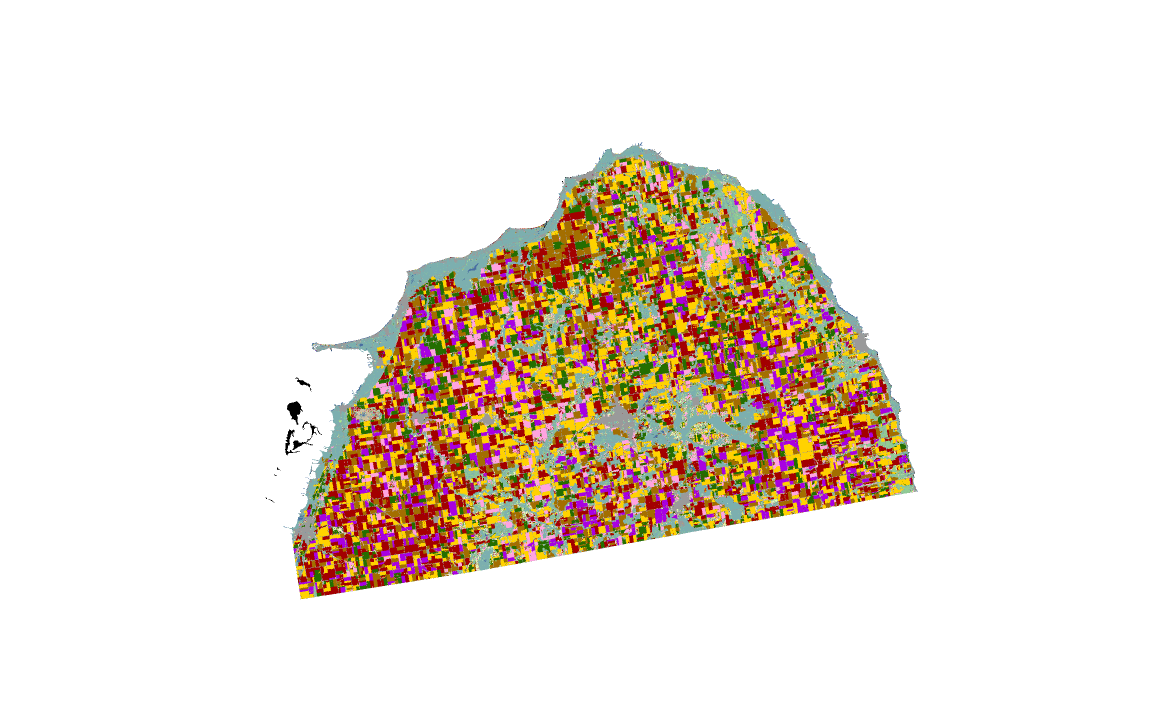
#> input picture discovery/huron_county_full_vector_map.png, 2304 x 1426 px, found by its file name (shown at 1/2 size)
$ jupyter execute --allow-errors overlay_attempt.ipynb
#> lines starting #> are read from the running program, lines starting #| are printed output that depends on the picture
[cell 1]
import rasterio
import numpy as np
import matplotlib.pyplot as plt
from rasterio.plot import show

[cell 2]
cdl_file_path = "2020_30m_cdls_cropped.tif"  # Change this for different years

#> (a cell that did not finish here is left out)

[cell 4]
#Define Grayscale to Label Map
cdl_labels_colors = {
    0: ("Background", (0, 0, 0)),
    1: ("Corn", (255, 255, 0)),
    2: ("Cotton", (255, 192, 203)),
    3: ("Rice", (0, 128, 128)),
    4: ("Sorghum", (255, 165, 0)),
    5: ("Soybeans", (34, 139, 34)),
    6: ("Sunflower", (255, 215, 0)),
    10: ("Peanuts", (205, 133, 63)),
    12: ("Tobacco", (139, 69, 19)),
    14: ("Sweet Corn", (255, 255, 153)),
    21: ("Barley", (189, 183, 107)),
    24: ("Winter Wheat", (154, 205, 50)),
    36: ("Alfalfa", (50, 205, 50)),
    37: ("Other Hay/Non Alfalfa", (85, 107, 47)),
    41: ("Forest", (34, 139, 34)),
    42: ("Deciduous Forest", (0, 100, 0)),
    43: ("Evergreen Forest", (0, 128, 0)),
    46: ("Shrubland", (128, 128, 0)),
    49: ("Grassland/Pasture", (107, 142, 35)),
    52: ("Woody Wetlands", (0, 255, 255)),
    53: ("Herbaceous Wetlands", (102, 205, 170)),
    58: ("Tundra", (210, 180, 140)),
    59: ("Barren", (128, 128, 128)),
    61: ("Developed/Open Space", (220, 220, 220)),
    71: ("Open Water", (0, 0, 255)),
    72: ("Perennial Ice/Snow", (255, 250, 250)),
    83: ("Urban", (255, 0, 0)),
    87: ("Clouds", (255, 255, 255)),
    205: ("Marshland", (32, 178, 170)),
}

#> (a cell that did not finish here is left out)

#> (a cell that did not finish here is left out)

[cell 7]
#Display and Save Colorized
fig, ax = plt.subplots(figsize=(10, 10))
ax.set_title("Colorized CDL Map (2020)")
#> (the rest of this cell did not finish here and is left out)

[cell 8]
# Save output image
plt.savefig("cdl_2020_colorized.png", dpi=300)
plt.show()

print("Colorized CDL map saved as 'cdl_2020_colorized.png'.")

[cell 9]
#Overlay with Vector Map
from PIL import Image

# Load vector map (Ensure it's aligned with the raster)
vector_map_path = "/content/huron_county_full_vector_map.png"
vector_map = Image.open(vector_map_path)
#> vector_map is the input picture: PIL image 2304x1426 RGBA; mean R, G, B, A 36.6, 26.7, 16.4, 55.4

#> (a cell that did not finish here is left out)

[cell 11]
# Convert vector map to numpy array and remove the alpha channel (if present)
vector_overlay = np.array(vector_map)[..., :3]  # Keep only RGB channels
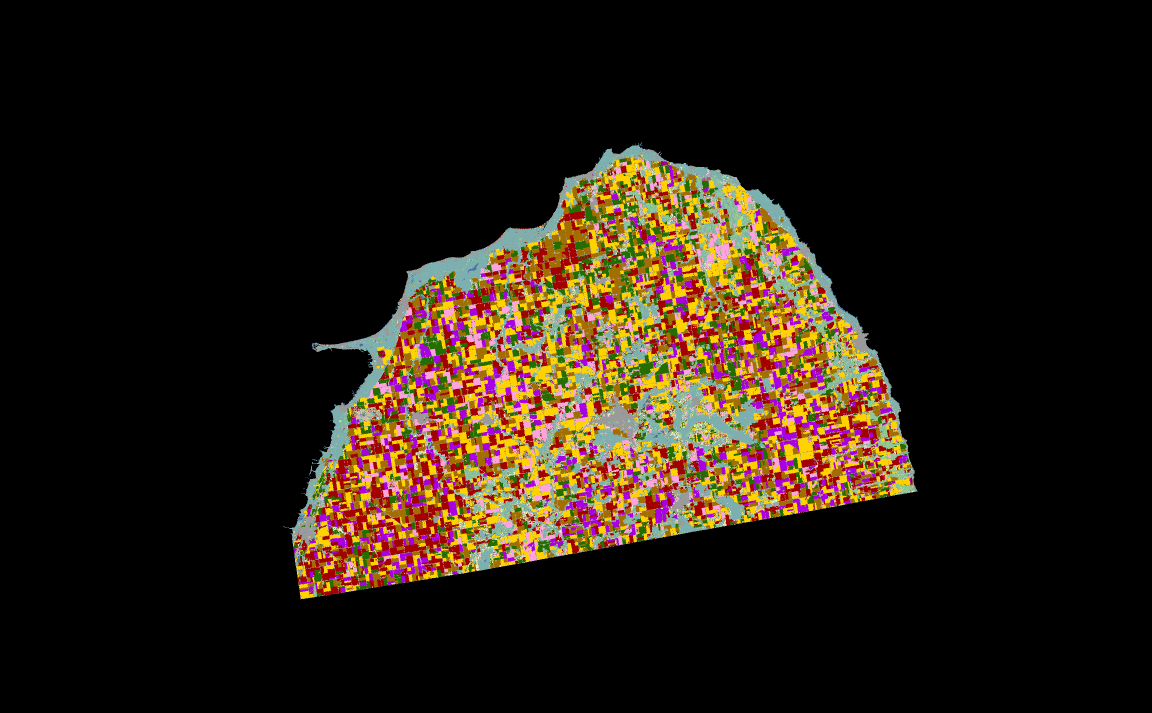
#> vector_overlay: shape (1426, 2304, 3) (shown at 1/2 size); mean R, G, B 36.6, 26.7, 16.4

# Ensure both images have the same shape
#> (the rest of this cell did not finish here and is left out)
